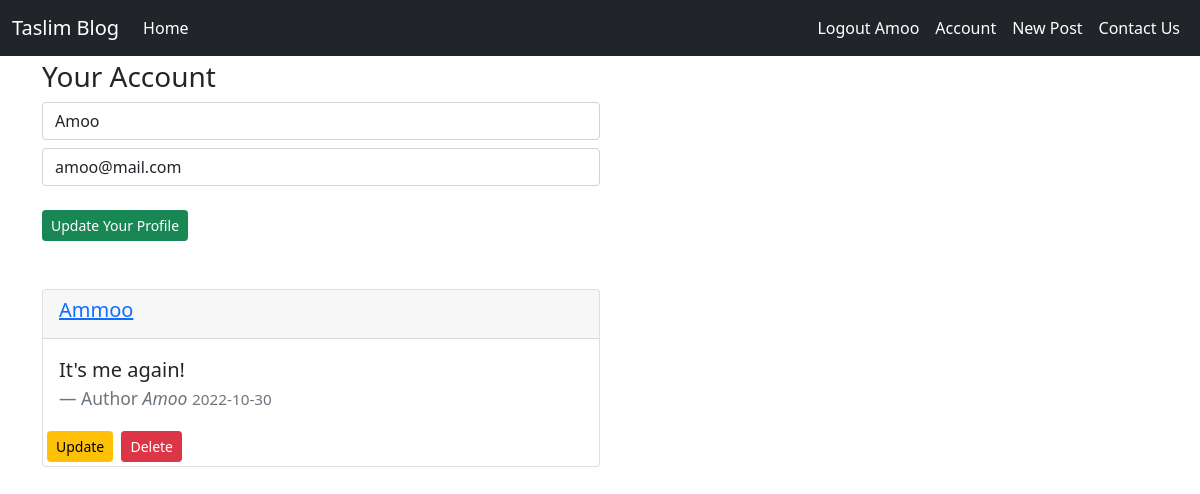
/about (signed in), run on the app's committed database.
### app.py (models this page shows, shortened)
class User(db.Model, UserMixin):
    id = db.Column(db.Integer(), primary_key=True)
    username = db.Column(db.String(20), unique=True, nullable=False)
    email = db.Column(db.String(120), unique=True, nullable=False)
    password = db.Column(db.String(60), nullable=False)
    posts = db.relationship('Post', backref='author', lazy=True)

class Post(db.Model):
    id = db.Column(db.Integer, primary_key=True)
    title = db.Column(db.String(100), nullable=False)
    date_posted = db.Column(db.DateTime, nullable=False, default=datetime.utcnow)
    content = db.Column(db.Text, nullable=False)
    user_id = db.Column(db.Integer, db.ForeignKey('user.id'), nullable=False)

### app.py (the view, shortened to what this page needs)
@app.route("/about", methods=['GET', 'POST'])
@login_required
def about():
    current_username = current_user.username
    current_email = current_user.email
    username_error = None
    email_error = None
    posts = Post.query.filter_by(author=current_user)
    return render_template('about.html', title='account',
        username=current_username, email=current_email, posts=posts,
        errors={
            'username':username_error,
            'email' : email_error
        })

### app.py (called while the page is built)
@login_manager.user_loader
def user_loader(id):
    return User.query.get(int(id))

### templates/about.html (shortened to what this page needs)
{% extends 'base.html' %}
{% block content %}
<form action="{{url_for('about')}}" method="POST">
  <div class="form-group">
    <h3>Your Account</h3>
  </div>
  <div class="form-group col-md-6 form-label">
    <input type="text" name="username" placeholder="username" class="form-control" value="{{ username }}"/>
  </div>
  <div class="form-group col-md-6 form-label">
    <input type="email" name="email" placeholder="email" class="form-control" value="{{ email }}"/>
  </div>
  <div class="form-group">
    <input type="submit" value="Update Your Profile" class="btn btn-success btn-sm sign-up"/>
  </div>
</form><br>
{% for post in posts %}
    <div class="card col-md-6 mt-4">
        <div class="card-header">
            <h5><a href="{{ url_for('post', post_id=post.id) }}" class="article-title">{{ post.title }}</a></h5>
        </div>
        <div class="card-body">
        <blockquote class="blockquote mb-0">
            <p>{{ post.content }}</p>
            <footer class="blockquote-footer">Author <cite title="Source Title">{{ post.author.username }} </cite><small class="text-muted">{{ post.date_posted.strftime('%Y-%m-%d') }}</small></footer>
        </blockquote>
        </div>
        {% if post.author == current_user %}
        <div>
            <a href="{{ url_for('update_post', post_id=post.id) }}" class="btn btn-warning btn-sm m-1">Update</a>
            <form action="{{ url_for('delete_post', post_id=post.id) }}" method="post" class='post-delete'>
                <input type="submit" class="btn btn-danger btn-sm" value="Delete">
            </form>
        </div>
        {% endif %}
    </div>
    {% endfor %}
{% endblock content %}

### templates/base.html (shortened to what this page needs)
<!doctype html>
<html lang="en">
  <head>
    <link href="https://cdn.jsdelivr.net/npm/bootstrap@5.0.2/dist/css/bootstrap.min.css" rel="stylesheet">
    <link rel="stylesheet" type="text/css" href="{{ url_for('static', filename='css/main.css')}}">
  </head>
  <body>
        <nav class="navbar navbar-expand-lg fixed-top navbar-dark bg-dark">
            <div class="container-fluid">
              <a class="navbar-brand" href="#">Taslim Blog</a>
              <div class="collapse navbar-collapse" id="navbarNavDropdown">
                <ul class="navbar-nav me-auto">
                    <li class="nav-item active">
                        <a class="nav-link active" aria-current="page" href="{{ url_for('home') }}">Home</a>
                    </li>
                </ul>
                <ul class="navbar-nav">
                    {% if current_user.is_authenticated %}
                    <li class="nav-item">
                        <a class="nav-link active" aria-current="page" href="{{ url_for('logout') }}">Logout {{ current_user.username }}</a>
                    </li>
                    <li class="nav-item">
                        <a class="nav-link active" aria-current="page" href="{{ url_for('about') }}">Account</a>
                    </li>
                    <li class="nav-item">
                        <a class="nav-link active" aria-current="page" href="{{ url_for('new_post') }}">New Post</a>
                    </li>
                    {% endif %}
                    <li class="nav-item">
                      <a class="nav-link active" aria-current="page" href="{{ url_for('contact') }}">Contact Us</a>
                    </li>
                </ul>
            </div>
            </div>
          </nav>
    <div class="container">
        {% block content %}
        {% endblock %}
    </div>
  </body>
</html>

### static/css/main.css (style rules this page uses)
.container { margin-top: 60px; }
.sign-up { margin-top: 1rem; }
.post-delete { display: inline-block; }

### data on the page
User: username "Amoo", email "amoo@mail.com"
Post: title "Ammoo", content "It's me again!", author.username "Amoo", date_posted "2022-10-30"
